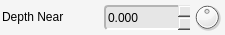
         <widget class="QFrame" name="depthNear">
          <property name="minimumSize">
           <size>
            <width>225</width>
            <height>35</height>
           </size>
          </property>
          <property name="maximumSize">
           <size>
            <width>225</width>
            <height>35</height>
           </size>
          </property>
          <property name="styleSheet">
           <string notr="true">background-color: rgb(245, 245, 245);
border-radius: 4px;</string>
          </property>
          <property name="frameShape">
           <enum>QFrame::NoFrame</enum>
          </property>
          <property name="frameShadow">
           <enum>QFrame::Plain</enum>
          </property>
          <property name="lineWidth">
           <number>0</number>
          </property>
          <widget class="QLabel" name="depthNear_lbl">
           <property name="geometry">
            <rect>
             <x>2</x>
             <y>2</y>
             <width>100</width>
             <height>30</height>
            </rect>
           </property>
           <property name="sizePolicy">
            <sizepolicy hsizetype="Fixed" vsizetype="Fixed">
             <horstretch>0</horstretch>
             <verstretch>0</verstretch>
            </sizepolicy>
           </property>
           <property name="minimumSize">
            <size>
             <width>100</width>
             <height>30</height>
            </size>
           </property>
           <property name="maximumSize">
            <size>
             <width>100</width>
             <height>30</height>
            </size>
           </property>
           <property name="font">
            <font>
             <weight>50</weight>
             <bold>false</bold>
            </font>
           </property>
           <property name="styleSheet">
            <string notr="true">border-width: 0px;</string>
           </property>
           <property name="text">
            <string>Depth Near</string>
           </property>
           <property name="margin">
            <number>1</number>
           </property>
          </widget>
          <widget class="QDoubleSpinBox" name="depthNear_value">
           <property name="geometry">
            <rect>
             <x>104</x>
             <y>5</y>
             <width>86</width>
             <height>25</height>
            </rect>
           </property>
           <property name="sizePolicy">
            <sizepolicy hsizetype="Fixed" vsizetype="Fixed">
             <horstretch>0</horstretch>
             <verstretch>0</verstretch>
            </sizepolicy>
           </property>
           <property name="minimumSize">
            <size>
             <width>86</width>
             <height>25</height>
            </size>
           </property>
           <property name="maximumSize">
            <size>
             <width>86</width>
             <height>25</height>
            </size>
           </property>
           <property name="styleSheet">
            <string notr="true">background-color: rgb(230, 230, 230);
border-top-color: rgb(180, 180, 180);
border-left-color: rgb(180, 180, 180);
border-bottom-color: rgb(255, 255, 255);
border-right-color: rgb(255, 255, 255);
border-style: solid;
border-width: 2px;</string>
           </property>
           <property name="frame">
            <bool>false</bool>
           </property>
           <property name="buttonSymbols">
            <enum>QAbstractSpinBox::UpDownArrows</enum>
           </property>
           <property name="decimals">
            <number>3</number>
           </property>
           <property name="minimum">
            <double>-9999.000000000000000</double>
           </property>
           <property name="maximum">
            <double>9999.000000000000000</double>
           </property>
           <property name="singleStep">
            <double>0.050000000000000</double>
           </property>
          </widget>
          <widget class="QDial" name="depthNear_dial">
           <property name="geometry">
            <rect>
             <x>192</x>
             <y>2</y>
             <width>30</width>
             <height>30</height>
            </rect>
           </property>
           <property name="sizePolicy">
            <sizepolicy hsizetype="Fixed" vsizetype="Fixed">
             <horstretch>0</horstretch>
             <verstretch>0</verstretch>
            </sizepolicy>
           </property>
           <property name="minimumSize">
            <size>
             <width>30</width>
             <height>30</height>
            </size>
           </property>
           <property name="maximumSize">
            <size>
             <width>30</width>
             <height>30</height>
            </size>
           </property>
           <property name="styleSheet">
            <string notr="true">border-width: 0px;</string>
           </property>
           <property name="minimum">
            <number>-10000</number>
           </property>
           <property name="maximum">
            <number>10000</number>
           </property>
          </widget>
         </widget>
